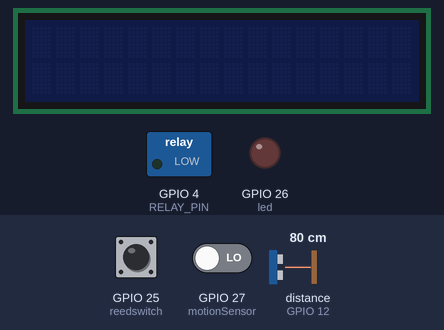
Bench run of a sketch on a simulated ESP32. Parts: 16×2 character LCD, switched loads named in the sketch (green lamp = pin HIGH), output pins drawn as LEDs (lit = HIGH). Wiring (from diagram.json): ultrasonic range finder: trigger GPIO 13; echo GPIO 12; servo: signal GPIO 2. The test bench sets the inputs (shaded band); at power-on: GPIO 27 (motionSensor) LOW, GPIO 25 (reedswitch) HIGH, distance to the obstacle (sensor on GPIO 12) 80 cm. The echo pulse lasts 58.3 µs per cm; WiFi joins after 1.5 s; servers stay silent unless stated; the local clock reads 2024-03-15 10:24:30 at power-on unless the sketch sets it; storage starts empty; no MQTT or app messages arrive unless stated; servo pulses on a pin are drawn as a servo (544–2400 µs = 0–180°); pins used as bus, display or sensor lines are not drawn; what the sketch prints to the serial monitor is not drawn.

Above: at 2.8 s.
2.9 s: GPIO 27 (motionSensor) driven HIGH
At 4.5 s:
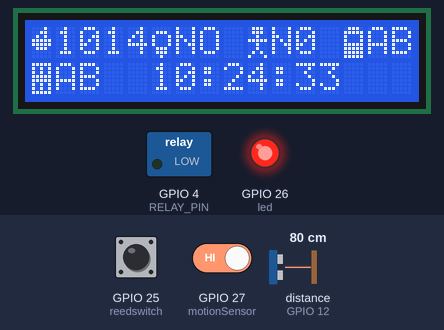
7.9 s: GPIO 25 (reedswitch) pulled LOW for 1.75 s
At 12.2 s:
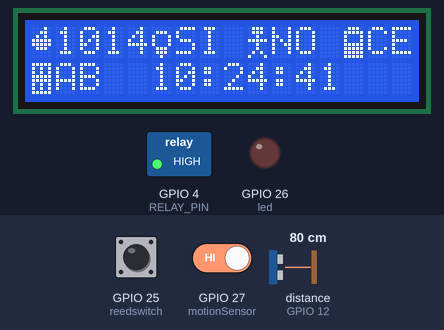
12.3 s: GPIO 25 (reedswitch) pulled LOW for 3.2 s
At 15.7 s:
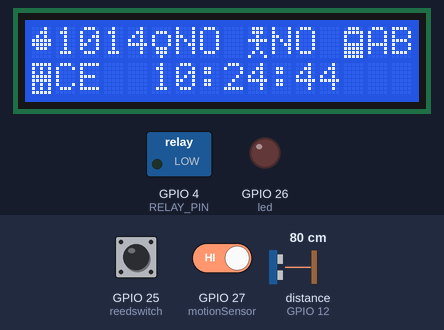
21.7 s: GPIO 25 (reedswitch) pulled LOW for 1.75 s
At 23.3 s:
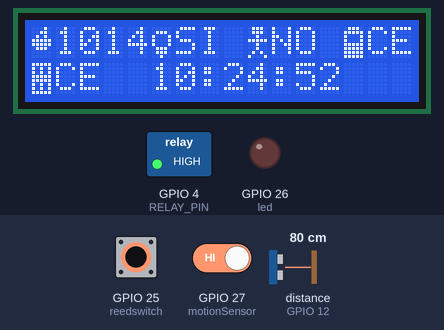
30.2 s: distance to the obstacle (sensor on GPIO 12) set to 2 cm
At 38.0 s:
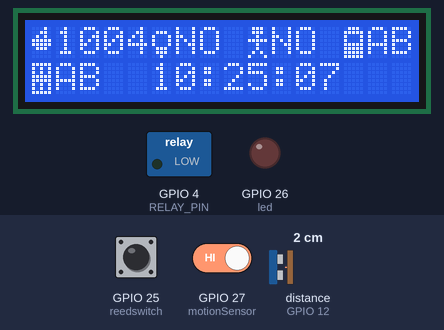
38.1 s: distance to the obstacle (sensor on GPIO 12) set to 4 cm
At 43.6 s:
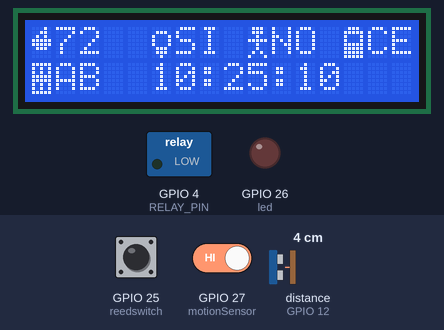
Timing chart, 0 to 45.1 s (numbered marks = the images above; inputs shaded):
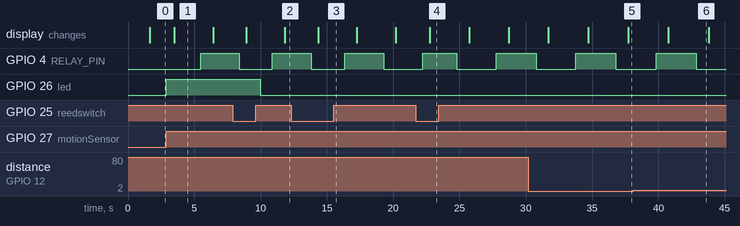

The sketch:

sketch.ino
```cpp
#include "MQTT.h"
#include <ArduinoJson.h>
#include "MicroSD.h"
#include "RTC.h"
#include "ULTRA.h"
#include "PIR.h"
#include "SERV.h"
#include "RELAY.h"
#include "TEMP.h"
#include "LCD.h"


DS1307_RTC RTC;
MicroSD MSD;
MQTT mqtt;


long lastMsg = 0;

void setup (void) {
  Serial.begin(115200);
  vensetup();
  mqtt.setup_WiFi();
  mqtt.set_MQTT_server();
  mqtt.set_MQTT_callback();
  MSD.MicroSD_init( );
  PIRsetup();
 // SERVsetup();
  RELAYsetup();
  LCDsetup();
  DS1307_RTC();

  Serial.println(F("Ha iniciado el sistema"));

  Serial.begin ( 115200 );        /* Inicializar baudrate a 115200 */
  RTC.RTC_init ( );             /* Inicializar configuración del reloj */

  Serial.println ( F ( "El DS-1307 ha sido configurado exitosamente." ) );
}

void loop (void) {

  data();
  mov();
  gir();
  REL();
  VEN();
  LCD();


  RTC.get_time ( );               /* Actualizar fecha y hora en formato RAW */
  RTC.show_time ( );              /* Dar formato y mostrar por consola serial */
  String SalidaString = "";
  DynamicJsonDocument JSON ( 1024 );
  RTC.format_time ( );          /* Objeto donde se alamcenará el JSON */            /* Almacena números enteros o flotantes */
  JSON [ F ( "Hora" ) ] = ( RTC.tiempo );
  RTC.format_date ( );
  JSON [ F ( "Fecha" ) ] = ( RTC.fecha );
  JSON [ F ( "Agua" ) ] = (DISTANCIA);
  JSON [ F ( "Puerta" ) ] = (puerta);
  JSON [ F ( "Movimiento" ) ] = (pir_status);
  JSON [ F ( "Luz" ) ] = (luz);
  JSON [ F ( "Ventana" ) ] = (ventana);
  serializeJsonPretty( JSON, SalidaString );
  mqtt.reconnect_MQTT();
  mqtt.publish_MQTT(SalidaString.c_str());

  String fichero = "test.txt";
  File myFile;
  MicroSD_File = SD.open ( "Test.txt", FILE_APPEND );
    if ( MicroSD_File ) {
        MicroSD_File.println ( SalidaString );
        MicroSD_File.close ( );

    } else {
        // if the file didn't open, print an error:
        Serial.print ( F ( "Error opening " ) );
        Serial.println ( "Test.txt" );

    }
  Serial.println("Leyendo MicroSD...");
  MSD.ReadFile ( );
  delay ( 1000 );
}
```

MQTT.h
```cpp
/* Se incluye librería y se crea objeto para la configuración del cliente WiFi */
#include <WiFi.h>
  WiFiClient ESP32_WIFI;

/* Se incluye librería paa utilizar el protocolo de telemetría MQTT, con el objeto correspondiente */
#include "PubSubClient.h"
  PubSubClient client ( ESP32_WIFI );

/* Directivas de configuración de red y parámetros MQTT */
#define HOTSPOT_WIFI  "Pixel_2855"     //veloz       /* Nombre del punto de acceso a conectarse */
#define HOTSPOT_PWD   "napogorda"          //12345678          /* Contraseña de la red */
#define MQTT_SERVER   "test.mosquitto.org"     /* Dirección del Broker MQTT */
#define MQTT_PORT     1883                     /* Puerto del Broker MQTT */
#define TXTOPIC       "/SEIoT/Mondongo"         /* Nombre del topic de publicación */
#define RXTOPIC       "/SEIoT/RX_TEST"         /* Nombre del topic de suscripción */
#define RXTOPIC1      "/SEIoT/RX_TEST1"        /* Nombre del topic de suscripción */

/* Clase para la gestión de la red WiFi y el protocolo MQTT */
class MQTT {

  public:
  /* MÉTODOS */
  public:
    void subscribe_MQTT ( void );            /* Conecta al usuario como un suscriptor MQTT */
    void publish_MQTT ( const char * mensaje );              /* Conecta al usuario como un pulicador MQTT */
    void reconnect_MQTT ( void );            /* Realiza la reconexión al servidor MQTT */
    void setup_WiFi ( void );                /* Configura lo necesario para conectarse a una red WiFi */
    void set_MQTT_server ( void );           /* Establece la dirección del Broker MQTT a utilizar */
    void set_MQTT_callback ( void );         /* Se configura la obtención de la información como suscriptor */
    static void callback ( char* , byte* , unsigned int ); /* Método que obtiene la trama realizada en las suscripciones */

  };

/*~~~~~~~~~~~~~~~~~~~~~~~~~~~~~~~~~~~~~~~~~~~~~~~~~~~ set_MQTT_server ( void ) ~~~~~~~~~~~~~~~~~~~~~~~~~~~~~~~~~~~~~~~
*                      Función que configura el puerto y la dirección del Broker MQTT a utilizar.                     *
* ~~~~~~~~~~~~~~~~~~~~~~~~~~~~~~~~~~~~~~~~~~~~~~~~~~~~~~~~~~~~~~~~~~~~~~~~~~~~~~~~~~~~~~~~~~~~~~~~~~~~~~~~~~~~~~~~~~*/

void MQTT :: set_MQTT_server ( void ) {

  client.setServer ( MQTT_SERVER, MQTT_PORT );            /* Función librería PubsubClient */

}

/*~~~~~~~~~~~~~~~~~~~~~~~~~~~~~~~~~~~~~~~~~~~~~~~~~~~ set_MQTT_callback ( void ) ~~~~~~~~~~~~~~~~~~~~~~~~~~~~~~~~~~~~
*                      Función que configura la función que recibirá la trama proveniente de los datos              *
*                      mostrados en la suscripción .                                                                *
* ~~~~~~~~~~~~~~~~~~~~~~~~~~~~~~~~~~~~~~~~~~~~~~~~~~~~~~~~~~~~~~~~~~~~~~~~~~~~~~~~~~~~~~~~~~~~~~~~~~~~~~~~~~~~~~~~~~*/

void MQTT :: set_MQTT_callback ( void ) {

  client.setCallback (this -> callback);                 /* Función librería PubsubClient */

}

/*~~~~~~~~~~~~~~~~~~~~~~~~~~~~~~~~~~~~~~~~~~~~~~~~~~~ subscribe_MQTT ( void ) ~~~~~~~~~~~~~~~~~~~~~~~~~~~~~~~~~~~~~~~
*                      Función que se suscribe a un topic MQTT, puede tener múltiples suscripciones.                *
* ~~~~~~~~~~~~~~~~~~~~~~~~~~~~~~~~~~~~~~~~~~~~~~~~~~~~~~~~~~~~~~~~~~~~~~~~~~~~~~~~~~~~~~~~~~~~~~~~~~~~~~~~~~~~~~~~~~*/

void MQTT :: subscribe_MQTT ( void ) {

  client.subscribe( RXTOPIC );                           /* Función librería PubsubClient */
  client.subscribe( RXTOPIC1 );                          /* Función librería PubsubClient */

}

/*~~~~~~~~~~~~~~~~~~~~~~~~~~~~~~~~~~~~~~~~~~~~~~~~~~~ publish_MQTT ( void ) ~~~~~~~~~~~~~~~~~~~~~~~~~~~~~~~~~~~~~~~
*                      Función que publica información hacia a un topic MQTT.                                       *
* ~~~~~~~~~~~~~~~~~~~~~~~~~~~~~~~~~~~~~~~~~~~~~~~~~~~~~~~~~~~~~~~~~~~~~~~~~~~~~~~~~~~~~~~~~~~~~~~~~~~~~~~~~~~~~~~~~~*/

void MQTT :: publish_MQTT (const char * mensaje ) {

  String hola = "Es más dura la verdura";
  Serial.println ( F ( "Publicando información" ) );
  client.publish( TXTOPIC, mensaje);                 /* Función librería PubsubClient */
  //client.publish( TXTOPIC, hola.c_str ( ) );

}

/*~~~~~~~~~~~~~~~~~~~~~~~~~~~~~~~~~~~~~~~~~~~~~~~~~~~ reconnect_MQTT ( void ) ~~~~~~~~~~~~~~~~~~~~~~~~~~~~~~~~~~~~~~~
*                      Función que se reeconecta al servidor MQTT como cliente, tanto para publicar como suscribirse*
*                      a un topic.                                                                                  *
* ~~~~~~~~~~~~~~~~~~~~~~~~~~~~~~~~~~~~~~~~~~~~~~~~~~~~~~~~~~~~~~~~~~~~~~~~~~~~~~~~~~~~~~~~~~~~~~~~~~~~~~~~~~~~~~~~~~*/

void MQTT :: reconnect_MQTT ( void ) {

  if ( ! client.connected ( ) ) {                         /* ¿Está el cliente desconectado? */

    while ( ! client.connected ( ) ) {                    /* Mientras que está desconectado */

      Serial.print ( F ( "Conectado nuevamente al servidor" ) );

      if ( client.connect ( "Client_test" ) ) {             /* Si el cliente se conecta, el cliente puede tener autentificación */

        Serial.println ( F ( "Cliente conectado" ) );

        subscribe_MQTT ( );                                 /* Suscribirse al topic */

      } else {
                                                  /* Si el cliente no se conecta */
        Serial.print ( F ( "Falló al conectarse, tipo de error: " ) );
        Serial.print ( client.state ( ) );                  /* Mostrar el estado o error, e intentarlo nuevamente */
        Serial.println ( F ( "Intentando nuevamente en 5 segundos" ) );
          delay ( 5000 );

        }
    }
  }
  client.loop ( );

}

/*~~~~~~~~~~~~~~~~~~~~~~~~~~~~~~~~~~~~~~~~~~~~~~~~~~~ setup_WiFi ( void ) ~~~~~~~~~~~~~~~~~~~~~~~~~~~~~~~~~~~~~~~~~~~
*                      Función que se configura y se conecta a una red WiFi                                         *
* ~~~~~~~~~~~~~~~~~~~~~~~~~~~~~~~~~~~~~~~~~~~~~~~~~~~~~~~~~~~~~~~~~~~~~~~~~~~~~~~~~~~~~~~~~~~~~~~~~~~~~~~~~~~~~~~~~~*/

void MQTT :: setup_WiFi ( void ) {

  delay ( 10 );
  Serial.println ( F ( "Configurando WiFi: " ) );
  WiFi.begin ( HOTSPOT_WIFI, HOTSPOT_PWD );               /* Iniciar intentos de conexión hacia la red WiFi */


  while ( WiFi.status ( ) != WL_CONNECTED ) {            /* Mientras que no se haya conectado a la red especificada */

    delay ( 500 );
    Serial.print ( F ( "." ) );                                /* Mostrar un mensaje de espera */

  }
  //Serial.println ( "WiFi configurado con la IP: " );

}

/*~~~~~~~~~~~~~~~~~~~~~~~~~~~~~~~~~~~~~~~~~~~~~~~~~~~ callback ( char* topic, byte* message, unsigned int length ) ~~~~~~~~~~~~~~~~~~~~~~~~~~~~~~~~~~~~~~~~~~~
*                      Función que obtiene los mensajes mandados hacia el topic al cual se está suscrito                                                      *
*                      NOTA: Los paráetros de está función están de acuerdo con los que vienen en la librería Pubsubclient                                    *
* ~~~~~~~~~~~~~~~~~~~~~~~~~~~~~~~~~~~~~~~~~~~~~~~~~~~~~~~~~~~~~~~~~~~~~~~~~~~~~~~~~~~~~~~~~~~~~~~~~~~~~~~~~~~~~~~~~~~~~~~~~~~~~~~~~~~~~~~~~~~~~~~~~~~~~~~~~~~~*/

void MQTT :: callback(char* topic, byte* message, unsigned int length) {

  Serial.print ( F ( "Ha llegado un mensaje de: " ) );
  Serial.println ( topic );                             /* Topic al cual se está suscrito */

  String messageTemp;

  for ( int i = 0; i < length; i++ ) {
    //Serial.print((char)message[i]);
    messageTemp += (char)message[i];                    /* El mensaje proviene en bytes por lo que es necesario concatenarlo */
  }

  Serial.println( messageTemp );


  }
```

MicroSD.h
```cpp
#ifndef MicroSD_h
#define MicroSD_h
/* Librerías fabricante necesarias para utilizar la MicroSD */
#include <SD.h>
#include <SPI.h>

#define MICROSD_PIN 5    /* Pin de control MicroSD */
File MicroSD_File;       /* Archivo para escribir  o leer en la MicroSD */

class MicroSD  {
  // VARIABLES
  public:
    uint8_t contador = 0;      /* */
    String filename = "Test.txt";   /* Nombre de archivo que incluye "/" que indica la ubicación en raíz */
  // MÉTODOS
  public:
   void MicroSD_init ( void );
   void SaveFile ( void );
   void ReadFile ( void );

};

void MicroSD::MicroSD_init ( void ){

   while ( !SD.begin ( MICROSD_PIN ) ) {
        Serial.println ( F ( "Falló la inicialización del módulo MicroSD"  ));
        delay(1000);
    }
    Serial.println ( F ( "La librería MicroSD ha inicializado con éxito" ) );
}

void MicroSD :: SaveFile ( void ) {

    // Abrir o crear en caso de que no exista.
    MicroSD_File = SD.open ( filename, FILE_WRITE );
    if ( MicroSD_File ) {

        // Almacenar JSON en el archivo.
        //serializeJson(*doc, JSON);
        MicroSD_File.print ( F ( "Contador en: " ) );
        MicroSD_File.println ( contador );
        contador++;
        MicroSD_File.close ( );

    } else {
        // if the file didn't open, print an error:
        Serial.print ( F ( "Error opening " ) );
        Serial.println ( filename );


    }
    Serial.println ( "Verificando si existe el archivo: ");
    if ( SD.exists ( filename ) ) {
    Serial.println ( filename );
    Serial.println( " existe" );
  } else {
        Serial.println ( filename );
    Serial.println( " no existe" );
  }
     // Esperar un segundo entre lecturas
      delay ( 1000 );
}
void MicroSD :: ReadFile ( void ) {

  // String filename = "/TestMicroSD.txt";
    // re-open the file for reading:
  MicroSD_File = SD.open( filename );
  if ( MicroSD_File ) {
    Serial.println( "Archivo:" );

    // read from the file until there's nothing else in it:
    while ( MicroSD_File.available ( ) ) {

      Serial.write ( MicroSD_File.read ( ) );

    }
    // close the file:
    MicroSD_File.close ( );
  } else {
    // if the file didn't open, print an error:
    Serial.println ( "Error abriendo el archivo" );
  }

}

#endif
```

PIR.h
```cpp
#define timeSeconds 10

// Set GPIOs for LED and PIR Motion Sensor
const int led = 26;
const int motionSensor = 27;

// Timer: Auxiliary variables
unsigned long now = millis();
unsigned long lastTrigger = 0;
boolean startTimer = false;
boolean motion = false;
String pir_status = "N0";

// Checks if motion was detected, sets LED HIGH and starts a timer
void IRAM_ATTR detectsMovement() {
  digitalWrite(led, HIGH);
  startTimer = true;
  lastTrigger = millis();
}

void PIRsetup() {
  // PIR Motion Sensor mode INPUT_PULLUP
  pinMode(motionSensor, INPUT_PULLUP);
  // Set motionSensor pin as interrupt, assign interrupt function and set RISING mode
  attachInterrupt(digitalPinToInterrupt(motionSensor), detectsMovement, RISING);

  // Set LED to LOW
  pinMode(led, OUTPUT);
  digitalWrite(led, LOW);
}

void mov() {
  // Current time
  now = millis();
  if((digitalRead(led) == HIGH) && (motion == false)) {
    Serial.println("MOTION DETECTED!!!");
    motion = true;
    pir_status = "SI";
  }
  // Turn off the LED after the number of seconds defined in the timeSeconds variable
  if(startTimer && (now - lastTrigger > (timeSeconds*500))) {
    Serial.println("Motion stopped...");
    digitalWrite(led, LOW);
    startTimer = false;
    motion = false;
    pir_status = "NO";
  }
}
```

RELAY.h
```cpp
#define RELAY_PIN 4
bool j = true;
String luz = "NO";
void RELAYsetup(){
  pinMode(RELAY_PIN, OUTPUT);
  digitalWrite(RELAY_PIN, LOW);

}
void REL (){
  if (i){
    digitalWrite(RELAY_PIN, HIGH);
    delay(500);
    j = false;
    luz = "SI";
  }

  else {
    //Ciclo que posicionara el servo desde 180 hsta 0 grados
    digitalWrite(RELAY_PIN, LOW);
    delay(500);
    j = true;
    luz = "NO";
  }

}
```

RTC.h
```cpp
String hola = "test";
#include "RTClib.h"
  RTC_DS1307 rtc;

class DS1307_RTC {

  public:
      uint8_t hora = 0, minuto = 0, segundo = 0, dia = 0, mes = 0;
      uint16_t ano = 0;
      String fecha = " ", tiempo = " ";

  public:
    void RTC_init ( void );
    void get_time ( void );
    void format_date (void );
    void format_time ( void ) ;
    void show_time ( void );
  };

/* Función que configura lo necesario para que el reloj se inicialice */
void DS1307_RTC::RTC_init ( void ) {

   while ( ! rtc.begin ( ) ) {                  /* Mientras que el reloj no se ha iniciado. */
    Serial.println ( F ( "Hay un error de reconocimiento del RTC, revisa conexiones y alimentación" ) );
    Serial.flush ( );                           /* Espera a que se transmita la información serial correctamente. */
    delay ( 3000 );
    //abort ( );

  }
  if ( ! rtc.isrunning ( ) ) {      /* Si el reloj no está ejecutándose*/

    Serial.println ( F ( "El reloj se está configurando con la fecha y hora de la computadora" ) );
    /*__DATE__ y __TIME__ Son macros que retornan la fecha y hora de la computadora.*/
    rtc.adjust( DateTime ( F ( __DATE__ ), F ( __TIME__ ) ) );      /* Función que ajusta automáticamente la fecha y hora. */
    // rtc.adjust(DateTime(2014, 1, 21, 3, 0, 0));                  /* Función que ajusta manualmente la fecha y hora. */
    /* Esta instrucción solo debe usarse una sola vez, para que el reloj actualice la hora, una vez hecho esto, se puede comentar y volver a subir el código. */

  }
  }

/* Función que configura lo necesario para que el reloj se inicialice */
void DS1307_RTC::get_time ( void ) {

      DateTime now = rtc.now();
      segundo = now.second ( );
      minuto = now.minute ( );
      hora = now.hour ( );
      dia = now.day ( );
      mes = now.month ( );
      ano = now.year ( );

  }

/* Función que le da un formato legible a la fecha. */
void DS1307_RTC::format_date ( void ) {

  fecha = "";
    if ( dia < 10 ) fecha += '0';
  fecha += dia;
  fecha += '/';
    if ( mes < 10 ) fecha += '0';
  fecha += mes;
  fecha += '/';
  fecha += ano;

}

/* Función que le da un formato legible al tiempo. */
void DS1307_RTC::format_time ( void ) {

  tiempo = "";
  if ( hora < 10 ) tiempo += '0';
    tiempo += hora;
    tiempo += ':';

  if ( minuto < 10 ) tiempo += '0';
    tiempo += minuto;
    tiempo += ':';

  if ( segundo < 10 ) tiempo += '0';
    tiempo += segundo;

}

/* Función que muestra en la consola serial la fecha y la hora. */
void DS1307_RTC :: show_time ( void ) {


}
```

SERV.h
```cpp
//Agregamos las libreriras del servo
#include <ESP32Servo.h>
//Instanciamos nuestro servo
Servo servo;
int pinServo=2;
void SERVsetup()
{
  //Inicializamos la posicion del servo
  servo.attach(pinServo, 500, 2500);
}
//Inicializamos la posicion (en grados) del servo
int pos = 0;
bool i = true;
String puerta = "CE";
void gir() {

  //Ciclo que posicionara el servo desde 0 hsta 180 grados
  if (i){
    for (pos = 0; pos <= 180; pos += 1) {
      //Movemos el servo a los grados que le entreguemos
      servo.write(pos);
      //Esperamos 15 milisegundos
      delay(5);
    }
    i = false;
    puerta = "AB";
  }

  else {
    //Ciclo que posicionara el servo desde 180 hsta 0 grados
    for (pos = 180; pos >= 0; pos -= 1) {
      //Movemos el servo a los grados que le entreguemos
      servo.write(pos);
      //Esperamos 15 milisegundos
      delay(5);
    }
    i = true;
    puerta = "CE";
  }

}
```

TEMP.h
```cpp
int reedswitch = 25;
int buzzer = 2;
int val;
String ventana;

void vensetup() {
  pinMode(reedswitch, INPUT_PULLUP);
  pinMode (buzzer, OUTPUT);
   Serial.begin(115200);
}

void VEN() {
  val = digitalRead(reedswitch);
  if (val) {
    digitalWrite(buzzer, HIGH);
    delay(200);
    digitalWrite(buzzer, LOW);
    delay(200);
    ventana=("AB");
  }
  else{
    digitalWrite(buzzer,LOW);
    ventana=("CE");
  }
}
```

Source omitted: ULTRA.h (1062 bytes), LCD.h (2611 bytes)

Measured:
- after the input at 2.9 s, GPIO 26 (led): LOW → HIGH at once
- after the input at 7.9 s, GPIO 26 (led): HIGH → LOW after 2.1 s instead of 2.5 s; the display: first changes after 1.0 s (image 2 shows a later state)
- after the input at 12.3 s, the display: changes after 2.0 s (image 3)
- after the input at 21.7 s, the display: changes after 1.1 s (image 4)
- what the display in image 1 shows lasts 2.9 s, from 3.5 s to 6.4 s
- what the display in image 6 shows lasts 3.0 s, from 40.8 s to 43.8 s
